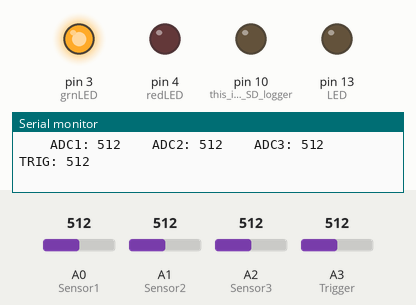
This sketch was run on a simulated Arduino Uno, built with avr-gcc and run on an emulated ATmega328P. Shown: output pins drawn as LEDs (lit = HIGH), the last lines printed to the serial monitor. Inputs (shaded band) come from the test bench; at power-on: A3 (Trigger) = 512, A0 (Sensor1) = 512, A1 (Sensor2) = 512, A2 (Sensor3) = 512. The local clock reads 2024-03-15 10:24:30 at power-on unless the sketch sets it; storage starts empty.

Above: at 1.2 s.
1.3 s: A3 (Trigger) set to 112
2.8 s: A3 (Trigger) set to 95
At 3.2 s:
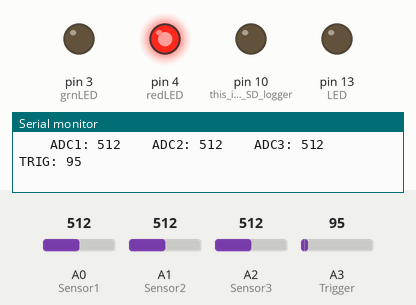
4.3 s: A3 (Trigger) set to 306
At 5.6 s:
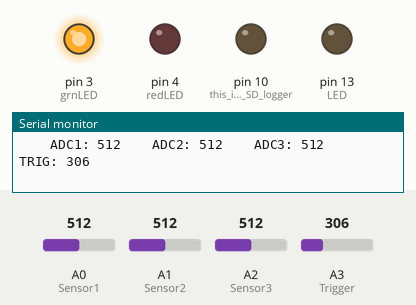
5.9 s: A3 (Trigger) set to 90
At 6.8 s:
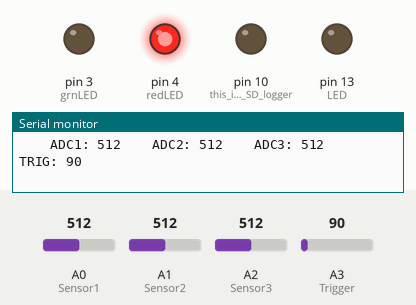
Timing chart, 0 to 8.4 s (numbered marks = the images above; inputs shaded):
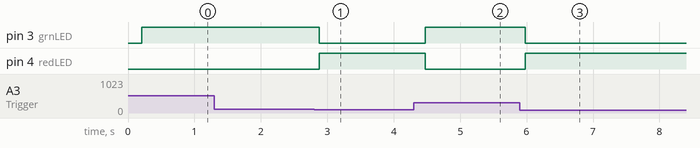

Measured:
- the behaviour switches between 101 and 100 on A3 (Trigger) (found by bisection; images 0 and 1)
- after the input at 2.8 s, pin 3 (grnLED): HIGH → LOW after 0.08 s; pin 4 (redLED): LOW → HIGH after 0.08 s
- after the input at 4.3 s, pin 3 (grnLED): LOW → HIGH after 0.18 s; pin 4 (redLED): HIGH → LOW after 0.18 s
- after the input at 5.9 s, pin 3 (grnLED): HIGH → LOW after 0.08 s; pin 4 (redLED): LOW → HIGH after 0.08 s

The sketch:

MillLogger3phaseWithTrigger.ino
```cpp
//#include <SdFat.h>  //Optional SD Library in case of stack heap collisions et cetera
//SdFat SD;           //(I think this requires FAT16 though)
#include <SD.h> //Original SD Library
#include <SPI.h> //Load SPI Library - MAY NOT NEED
#include <SoftwareSerial.h> //Load the Software Serial library
#include <RTClib.h>
#include <Wire.h>
RTC_DS1307 RTC;            //define logger RTC object
#define chipSelect 10 //For SD logger. BTW- SD logger uses digital pins 10-13 and analog 4-5
#define LED   13   //Arduino onboard LED pin
#define grnLED 3   //green LED on logger
#define redLED 4   //red LED on logger
#define LOG_INTERVAL 99 //How long do we want between log intervals (in ms)?
                         //To make this accurate, see the millis column to confirm.
                         //For example, 999ms might = 1 sec if it takes the Arduino
                         //1ms to do its reading and recording. So, the time it takes
                         //to take/record should be subtracted from the log interval.
File logFile; //Data object you will write your sensor data to
SoftwareSerial mySerial(6, 7); //Initialize the Software Serial port
uint32_t timer = millis(); //Sets milliseconds since Arduino on timer


#define Sensor1 14 //Sensor1 uses pin A0
#define Sensor2 15 //Sensor2 uses pin A1
#define Sensor3 16 //Sensor3 uses pin A2
#define Trigger 17 //Trigger uses pin A3
//#define Sensor5 18 //Sensor5 uses pin A4
//#define Sensor6 19 //Sensor6 uses pin A5


void setup(){
  Serial.begin(38400);
  Wire.begin();
  RTC.begin();
  pinMode(LED,OUTPUT);
  pinMode(grnLED,OUTPUT);
  pinMode(redLED,OUTPUT);
  pinMode(10, OUTPUT);  //this is for the SD logger

  //**************SD Logger File Setup***********************//
  //*To do: Make this a function instead.
  //see if the card is present and can be initialized. Spinlock if it fails.
  if (!SD.begin(chipSelect)) {
    digitalWrite(redLED, HIGH);
    while(1){};
  }
   // create a NEW file
  char filename[] = "LOGGER00.CSV";     //INPUT a default filename here, replace LOGGER with something
    for (uint8_t i = 0; i < 100; i++) { //and make sure its the same legnth, like COTTON, not MILL
      filename[6] = i/10 + '0';         //but MILLXX would work since 6 letters. You get the point (I hope).
      filename[7] = i%10 + '0';
      if (! SD.exists(filename)) {
        // only open a new file if it doesn't exist
        logFile = SD.open(filename, FILE_WRITE);
        break;  // leave the loop!
       }
  }
  //open up the logFile, spinlock if it fails.
  logFile = SD.open(filename, FILE_WRITE);
  if( ! logFile ) {
    digitalWrite(redLED,HIGH);
    while(1){};
  }
  //Print header to file, keep this in order of what data you log in the loop.
  //This would be your first row on your Excel spreadsheet
  //Uncomment and enter comma separated values to your needs.
  logFile.println(F("millis,Date,Time,Sensor1,Sensor2,Sensor3,Trigger"));//,Sensor1Volts,Sensor1Amps,Sensor2Volts,Sensor2Amps,Sensor3Volts,Sensor3Amps,TriggerVolts"));

  //*************END SD Logger File Setup**********************//

}//END SETUP

void loop(){


  // approximately every 5 seconds or so, print out the current stats
  if (millis() - timer > LOG_INTERVAL) {
  timer = millis(); // reset the timer
  DateTime now;    //this retrieves a new date/time
  now = RTC.now(); //fetch RTC time

//****Begin Sensor Reading****//
//To do: make this a function
    int SensorADC1 = analogRead(Sensor1);
    int SensorADC2 = analogRead(Sensor2);
    int SensorADC3 = analogRead(Sensor3);
    int SensorADC4 = analogRead(Trigger);
//    int SensorADC5 = analogRead(Sensor5);
//    int SensorADC6 = analogRead(Sensor6);
//****End Sensor Reading****//

Serial.print("    ADC1: "); Serial.print(SensorADC1);
Serial.print("  \tADC2: "); Serial.print(SensorADC2);
Serial.print("  \tADC3: "); Serial.print(SensorADC3);
Serial.print("  \tTRIG: "); Serial.println(SensorADC4);

if(SensorADC4 > 100){ //This is the Trigger, so this would set it to log only when the machine
                  //is running and feeding the Trigger input a signal.
  delay(100);

  digitalWrite(grnLED,HIGH); //Set onboard LED HIGH while logging
  digitalWrite(redLED,LOW);

  logFile.print(millis());              //millis since Arduino on
  logFile.print(F(", "));               //comma and space for Comma Separated Values
  logFile.print(now.unixtime());        //Epoch time: seconds since 1/1/1970 cell- 'stamp' unix epoch time (in Excel try =CELL/(60*60*24)+"1/1/1970" to convert)
  logFile.print(F(", "));
  logFile.print(now.hour(), DEC);       //RTD hour:minute:second time cell
  logFile.print(F(":"));
  logFile.print(now.minute(), DEC);     //RTD hour:minute:second time cell
  logFile.print(F(":"));
  logFile.print(now.second(), DEC);     //RTD hour:minute:second time cell
  logFile.print(F(", "));
  logFile.print(SensorADC1);               //Sensor 1 (connected to A0)
  logFile.print(F(", "));
  logFile.print(SensorADC2);               //Sensor 2 (connected to A1)
  logFile.print(F(", "));
  logFile.print(SensorADC3);               //Sensor 3 (connected to A3)
  logFile.print(F(", "));
  logFile.print(SensorADC4);               //Sensor 3 (connected to A4)
  logFile.print(F(", "));
//  logFile.print(SensorADC5);               //Sensor 3 (connected to A2)
//  logFile.print(F(", "));
//  logFile.print(SensorADC6);               //Sensor 3 (connected to A2)
//  logFile.print(F(", "));
//  float SensorVolts1 = SensorADC1 * (5.0 / 1023.0);   //ADC-to-Volts math
//  logFile.print(SensorVolts1);                         //Volts1
//  logFile.print(F(", "));
//  float SensorAmps1 = map(SensorADC1, 0, 1023, 0, 20);//ADC-to-Amps scaled math
//  logFile.print(SensorAmps1);                          //Amps1
//  logFile.print(F(", "));
//  float SensorVolts2 = SensorADC2 * (5.0 / 1023.0);   //ADC-to-Volts math
//  logFile.print(SensorVolts2);                         //Volts2
//  logFile.print(F(", "));
//  float SensorAmps2 = map(SensorADC2, 0, 1023, 0, 20);//ADC-to-Amps scaled math
//  logFile.print(SensorAmps2);                          //Amps2
//  logFile.print(F(", "));
//  float SensorVolts3 = SensorADC3 * (5.0 / 1023.0);   //ADC-to-Volts math
//  logFile.print(SensorVolts3);                         //Volts3
//  logFile.print(F(", "));
//  float SensorAmps3 = map(SensorADC3, 0, 1023, 0, 20);//ADC-to-Amps scaled math
//  logFile.print(SensorAmps3);                          //Amps3
//  logFile.print(F(", "));
//  float SensorVolts4 = SensorADC4 * (5.0 / 1023.0);   //ADC-to-Volts math
//  logFile.print(SensorVolts4);                         //Volts4
//  logFile.print(F(", "));
//  float SensorAmps4 = map(SensorADC4, 0, 1023, 0, 20);//ADC-to-Amps scaled math
//  logFile.print(SensorAmps4);                          //Amps4
//  logFile.print(F(", "));
//  float SensorVolts5 = SensorADC5 * (5.0 / 1023.0);   //ADC-to-Volts math
//  logFile.print(SensorVolts5);                         //Volts5
//  logFile.print(F(", "));
//  float SensorAmps5 = map(SensorADC5, 0, 1023, 0, 20);//ADC-to-Amps scaled math
//  logFile.print(SensorAmps5);                          //Amps5
//  logFile.print(F(", "));
//  float SensorVolts6 = SensorADC6 * (5.0 / 1023.0);   //ADC-to-Volts math
//  logFile.print(SensorVolts6);                         //Volts6
//  logFile.print(F(", "));
//  float SensorAmps6 = map(SensorADC6, 0, 1023, 0, 20);//ADC-to-Amps scaled math
//  logFile.print(SensorAmps6);                          //Amps6
//  logFile.print(F(", "));
//  long map(long x, long in_min, long in_max, long out_min, long out_max)
//  {
//  return (x - in_min) * (out_max - out_min) / (in_max - in_min) + out_min;
//  }

  logFile.println("");   //go to next line


  logFile.flush();       //flush logFile cache after write for next read
//  digitalWrite(grnLED,LOW); //Set onboard LED LOW when done logging

 }//END if(Trigger > xx)
else{
  digitalWrite(redLED,HIGH);
  digitalWrite(grnLED,LOW);
}
  }//END if (millis() - timer > LOG_INTERVAL)
}//END loop
```
